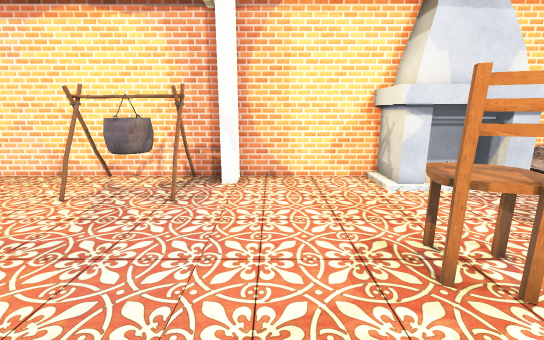
[1] (above)

23 first-person views from a walk through a scene from a Unity 3-D project. The camera is 1.5 m above the floor, tilts 12° down and sees 90° across. The floor is counted in squares, 0.6 m on a side. Each view is taken from the middle of a square. On the plan, view 1 faces up. The plan holds only what a view shows up to about 18 squares ahead; the rest is blank. The player is left out. Some surface patterns are stand-ins.

[2]
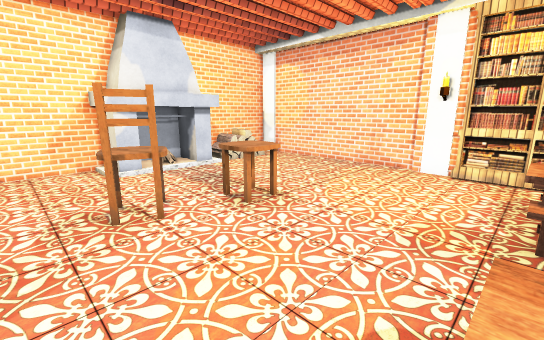

[3]
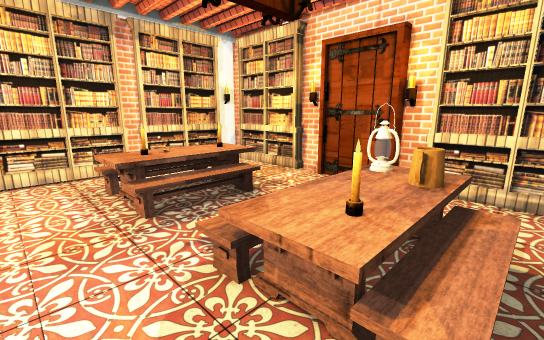

[4]
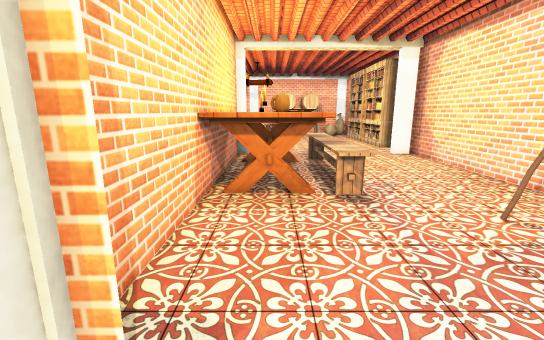

[5]
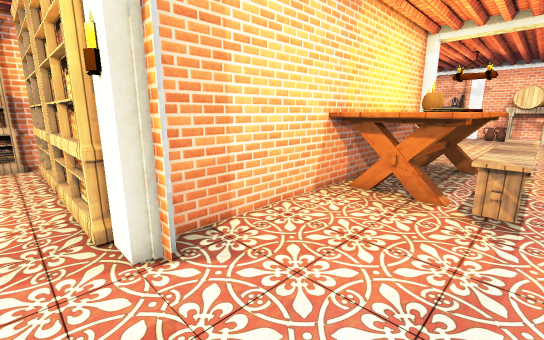

[6]
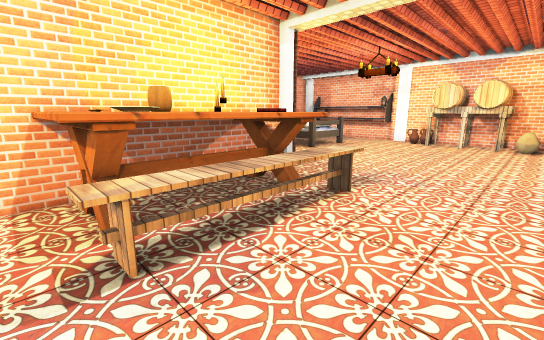

[7]
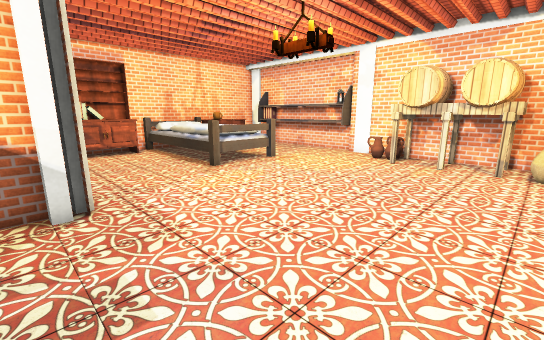

[8]
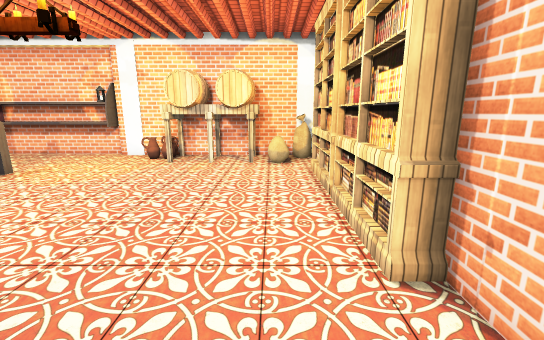

[9]
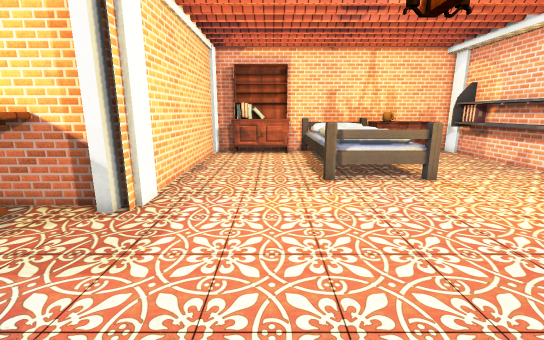

[10]
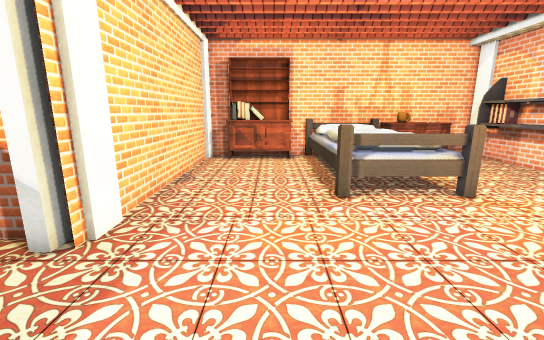

[11]
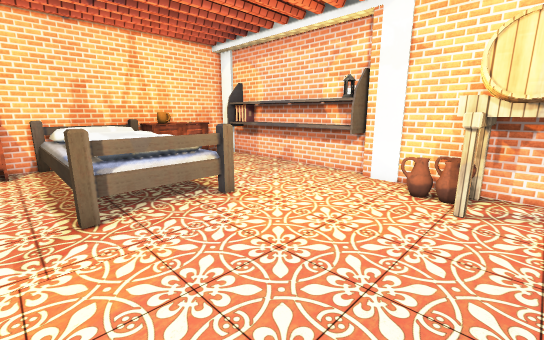

[12]
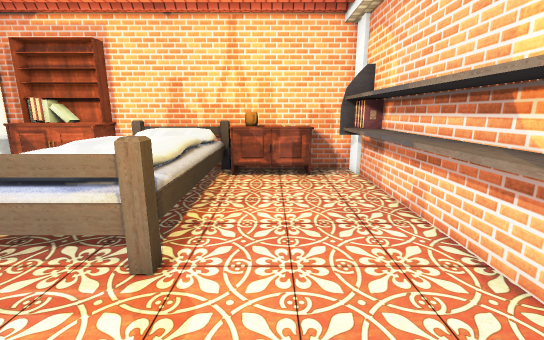

[13]
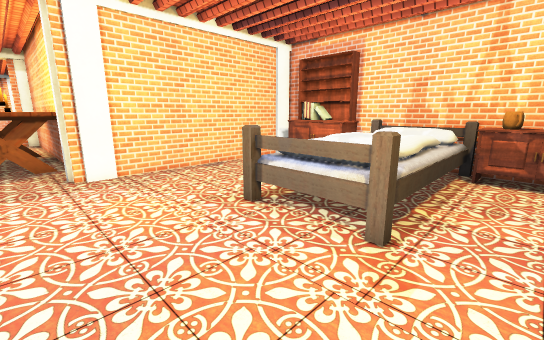

[14]
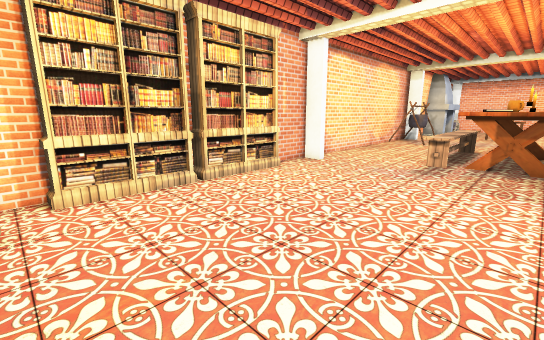

[15]
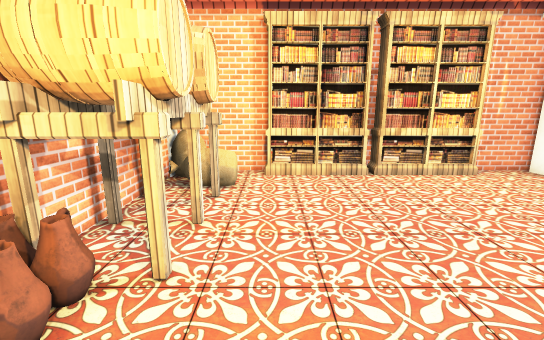

[16]
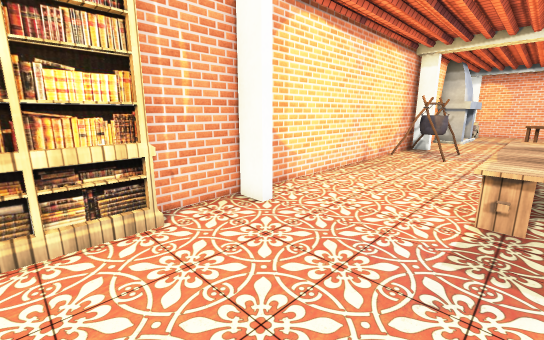

[17]
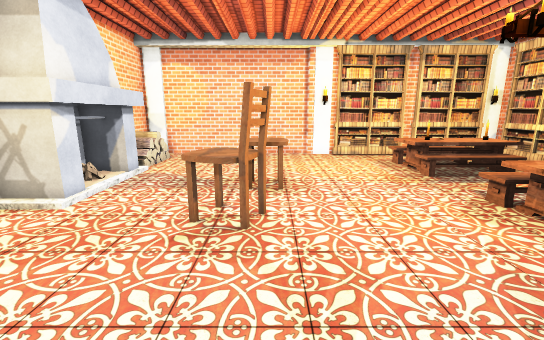

[18]
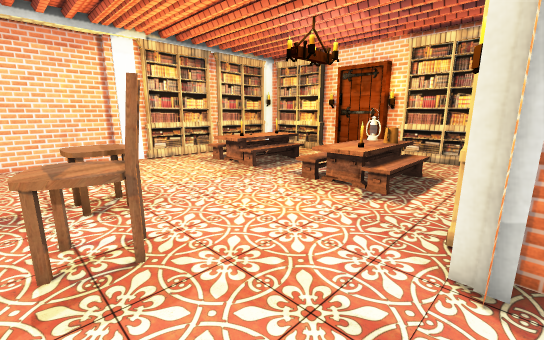

[19]
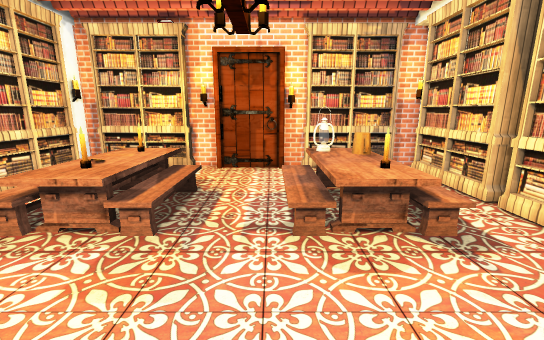

[20]
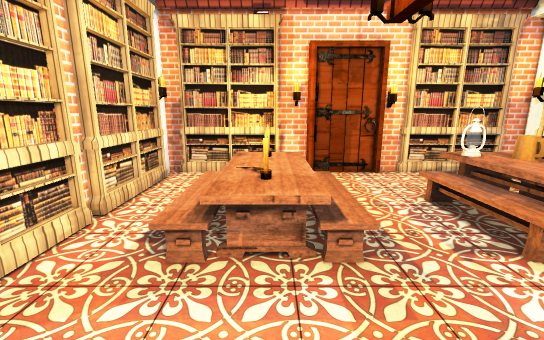

[21]
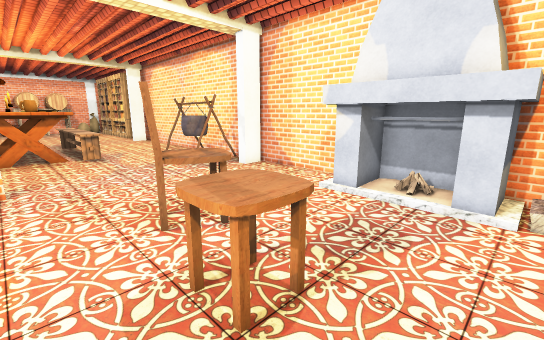

[22]
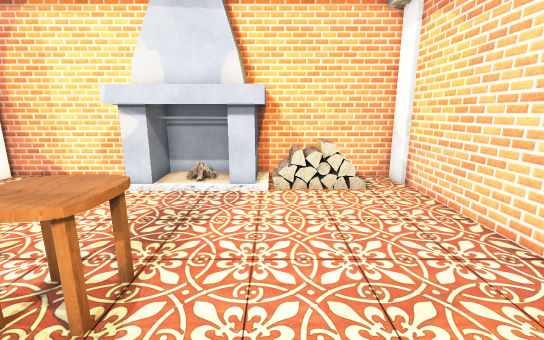

[23]
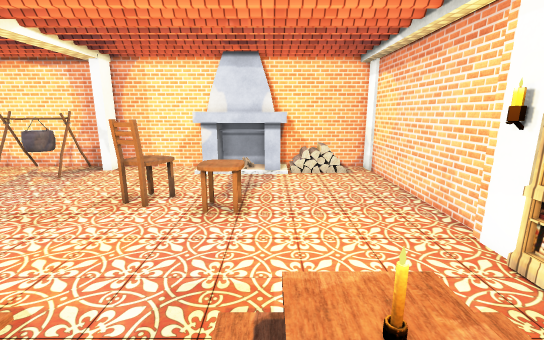

### Floor plan
Key: @ floor where view 1 was taken; # wall or solid block; . floor; / step, stairs or slope; F fireplace; P pot; C chair; B bookshelf; E bench; T table; A barrel; S shelf; G bed; K books; O other object.
Columns run from 33 left of view 1 to 14 right of it. Each row starts with its distance up from view 1.
 11  ####B   B   B#######################FF  F######
 10  #O..BBBBBBBBB..#..........P..P##....FFFFFFO /.#
  9  #OO.......................PPPP#.....FFFFFFOO/.#
  8  #OOO......................PPPP......FFFFF.....#
  7  #AA#..........................................#
  6  ###A..........................................#
  5   ###.............EEEEEEEE..........CC.........#
  4  ###A.............EEEEEEEE.........CCC.CC......#
  3  #AAA.............TOO  OTT..........CC.CC......#
  2  OO...............TTOOTOTT.............C.......#
  1  #O...............TT    TT....................##
  0 ##..............###TTTTTT########@............##
 -1 #S..............#               B.............BB
 -2 SS..............#               B.............B
 -3 SS....GGGGG.....#               B.////...////.B
 -4 SS....GGGGG.....#               B.// /.../ //.B
 -5 SS....GGGGG.....#              #B.// /.../ //.BB
 -6 SS....GGGGG.....#              BB.// /.../ //.BB
 -7 SS....GGGGG.....#               B./OOO...OOO .B
 -8 SO....GGGGG.....#               B..  ......  .B
 -9 #O....GG GG.....#               B........... .B
-10 # OOOOOGGGGOOOO.#              # BBBBO###.BBBBB
-11 ###OOO#GGG##OKO##              ##B  B## #OB   B#

Positions as (right, up) in squares from view 1, and headings:
1: (0, 0), facing up
2: (1, -3), facing up-right
3: (1, -1), facing down-right
4: (0, 2), facing left
5: (0, 5), facing down-left
6: (-7, 9), facing down-left
7: (-16, 8), facing down-left
8: (-16, 8), facing left
9: (-21, 7), facing down
10: (-21, 5), facing down
11: (-22, 4), facing down-left
12: (-29, 1), facing down
13: (-29, 2), facing down-right
14: (-29, 1), facing up-right
15: (-28, -1), facing up
16: (-22, 4), facing up-right
17: (-3, 3), facing right
18: (-2, 5), facing down-right
19: (5, 2), facing down
20: (9, 1), facing down
21: (9, 1), facing up-left
22: (9, 0), facing up
23: (8, -6), facing up
